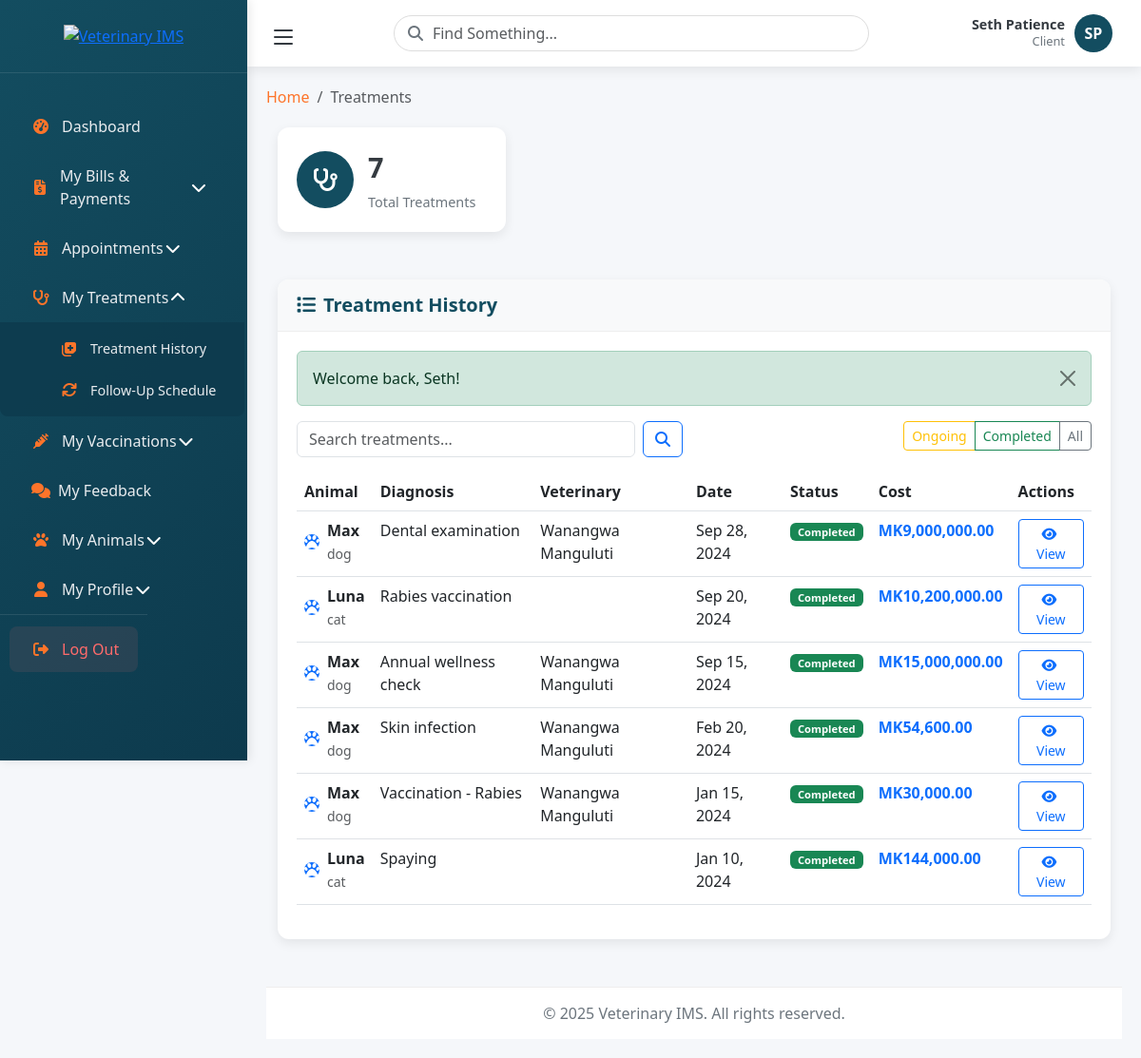
Screenshot of /treatments?status=completed (signed in) with the database file from the repository.
### tables this page shows
CREATE TABLE `treatments` (
  `treatment_id` int(11) NOT NULL,
  `animal_id` int(11) NOT NULL,
  `veterinary_id` int(11) NOT NULL,
  `diagnosis` text NOT NULL,
  `treatment_details` text NOT NULL,
  `medication_prescribed` text DEFAULT NULL,
  `treatment_date` date NOT NULL,
  `follow_up_date` date DEFAULT NULL,
  `status` enum('ongoing','completed','follow_up') DEFAULT 'ongoing',
  `notes` text DEFAULT NULL,
  `cost` decimal(10,2) DEFAULT 0.00,
  `created_at` timestamp NOT NULL DEFAULT current_timestamp(),
  `updated_at` timestamp NOT NULL DEFAULT current_timestamp() ON UPDATE current_timestamp()
);

### app/views/client/treatments/index.php (the view, shortened to what the rows shown need)
<div class="container-fluid">
    <div class="row">
        <div class="col-12">
            <div class="dashboard-card">
                <div class="card-body">
                    <?php if (empty($treatments)): ?>
                        <div class="text-center py-4">
                            <i class="fas fa-stethoscope fa-3x text-muted mb-3"></i>
                            <h5>No treatments found</h5>
                            <p class="text-muted">Your animals don't have any treatments yet.</p>
                            <a href="<?php echo url('/client/animals'); ?>" class="btn btn-primary">
                                <i class="fas fa-paw me-2"></i>View My Animals
                            </a>
                        </div>
                    <?php else: ?>
                        <div class="table-responsive">
                            <table class="table table-hover">
                                <thead>
                                    <tr>
                                        <th>Animal</th>
                                        <th>Diagnosis</th>
                                        <th>Veterinary</th>
                                        <th>Date</th>
                                        <th>Status</th>
                                        <th>Cost</th>
                                        <th>Actions</th>
                                    </tr>
                                </thead>
                                <tbody>
                                    <?php foreach ($treatments as $treatment): ?>
                                    <tr>
                                        <td>
                                            <div class="d-flex align-items-center">
                                                <div class="avatar-sm bg-primary rounded-circle me-2 d-flex align-items-center justify-content-center">
                                                    <i class="fas fa-paw text-white"></i>
                                                </div>
                                                <div>
                                                    <strong><?php echo $treatment['animal_name']; ?></strong>
                                                    <br><small class="text-muted"><?php echo $treatment['species']; ?></small>
                                                </div>
                                            </div>
                                        </td>
                                        <td>
                                            <span title="<?php echo $treatment['diagnosis']; ?>">
                                                <?php echo strLimit($treatment['diagnosis'], 50); ?>
                                            </span>
                                        </td>
                                        <td><?php echo $treatment['vet_full_name']; ?></td>
                                        <td><?php echo formatDate($treatment['treatment_date']); ?></td>
                                        <td>
                                            <span class="badge bg-<?php
                                                echo $treatment['treatment_status'] == 'completed' ? 'success' :
                                                     ($treatment['treatment_status'] == 'ongoing' ? 'warning' : 'info');
                                            ?>">
                                                <?php echo ucfirst($treatment['treatment_status']); ?>
                                            </span>
                                        </td>
                                        <td>
                                            <strong class="text-primary">MK<?php echo number_format($treatment['cost'], 2); ?></strong>
                                        </td>
                                        <td>
                                            <a href="<?php echo url('/treatments/' . $treatment['treatment_id']); ?>"
                                               class="btn btn-sm btn-outline-primary">
                                                <i class="fas fa-eye me-1"></i> View
                                            </a>
                                        </td>
                                    </tr>
                                    <?php endforeach; ?>
                                </tbody>
                            </table>
                        </div>
                    <?php endif; ?>
                </div>
            </div>
        </div>
    </div>
</div>

### rows the page displays
treatments: animal_name "Max", species "dog", diagnosis "Dental examination", vet_full_name "Wanangwa Manguluti", treatment_date "Sep 28, 2024", treatment_status "Completed", cost "9,000,000.00"
treatments: animal_name "Luna", species "cat", diagnosis "Rabies vaccination", treatment_date "Sep 20, 2024", treatment_status "Completed", cost "10,200,000.00"
treatments: animal_name "Max", species "dog", diagnosis "Annual wellness check", vet_full_name "Wanangwa Manguluti", treatment_date "Sep 15, 2024", treatment_status "Completed", cost "15,000,000.00"
treatments: animal_name "Max", species "dog", diagnosis "Skin infection", vet_full_name "Wanangwa Manguluti", treatment_date "Feb 20, 2024", treatment_status "Completed", cost "54,600.00"
treatments: animal_name "Max", species "dog", diagnosis "Vaccination - Rabies", vet_full_name "Wanangwa Manguluti", treatment_date "Jan 15, 2024", treatment_status "Completed", cost "30,000.00"
treatments: animal_name "Luna", species "cat", diagnosis "Spaying", treatment_date "Jan 10, 2024", treatment_status "Completed", cost "144,000.00"

### other values shown
$_SESSION['first_name'] . ' ' . $_SESSION['last_name'] "Seth Patience"
$_SESSION['role'] "Client"
$initials "SP"
$title "Treatments"
$stats['total_treatments'] "7"
$flash['message'] "Welcome back, Seth!"
